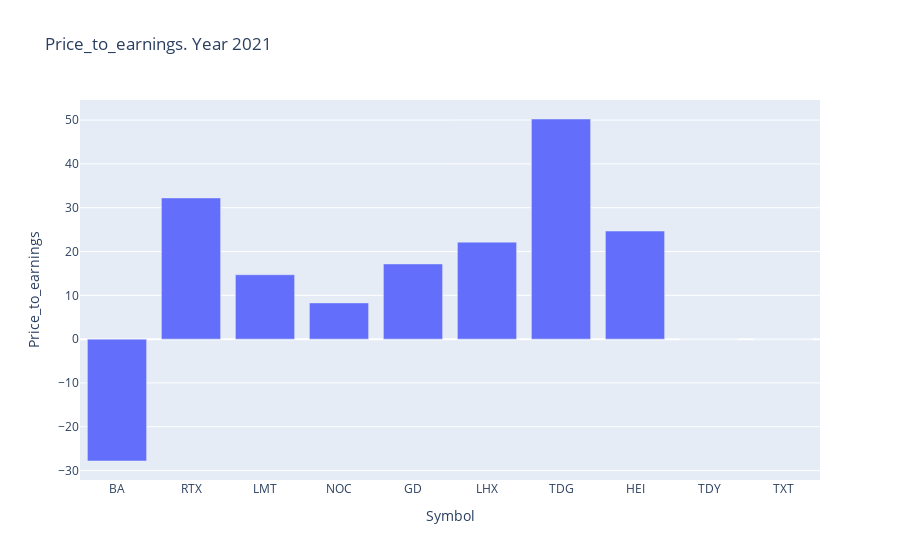

Write notebook code for a chart like this one.
### Code cell
Get_Target_Peer_Metric('Price_to_earnings','null', 'entreprise_value_sheet', entreprise_value_sheet, 1, "bars")

### Figure 1 — Plotly figure (JSON) as saved in the notebook; plotly's stock layout.template omitted (floating-point values rounded to 4 significant figures)
{"data": [{"alignmentgroup": "True", "hovertemplate": "Symbol=%{x}<br>Price_to_earnings=%{y}<extra></extra>", "legendgroup": "", "marker": {"color": "#636efa"}, "name": "", "offsetgroup": "", "orientation": "v", "showlegend": false, "textposition": "auto", "type": "bar", "x": ["BA", "RTX", "LMT", "NOC", "GD", "LHX", "TDG", "HEI", "TDY", "TXT"], "xaxis": "x", "y": [-27.81, 32.23, 14.7, 8.27, 17.16, 22.14, 50.24, 24.67, 0, 0], "yaxis": "y"}], "layout": {"barmode": "relative", "legend": {"tracegroupgap": 0}, "title": {"text": "Price_to_earnings. Year 2021"}, "xaxis": {"anchor": "y", "domain": [0, 1], "title": {"text": "Symbol"}}, "yaxis": {"anchor": "x", "domain": [0, 1], "title": {"text": "Price_to_earnings"}}}}
